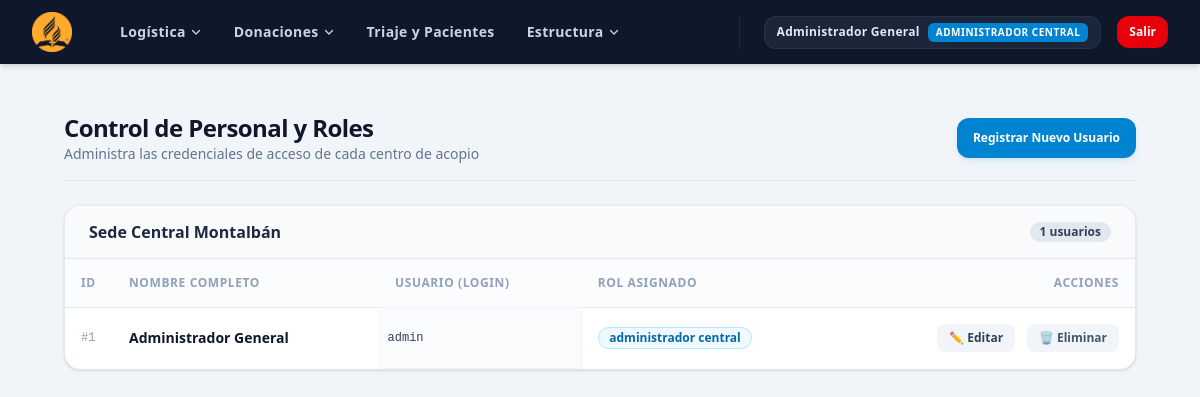
The page /gestion_usuarios.php (signed in) on the database its author committed.
### tables this page shows
CREATE TABLE `usuarios` (
  `id` int(11) NOT NULL,
  `rol_id` int(11) NOT NULL,
  `centro_id` int(11) NOT NULL,
  `nombre` varchar(120) NOT NULL,
  `correo` varchar(120) NOT NULL,
  `usuario` varchar(50) NOT NULL,
  `clave` varchar(255) NOT NULL,
  `activo` tinyint(1) DEFAULT 1
);

CREATE TABLE `roles` (
  `id` int(11) NOT NULL,
  `nombre` varchar(50) NOT NULL
);

### gestion_usuarios.php (the view, shortened to what this page needs)
<?php
include('header.php');
require_once('conexion.php');
try {
    $sql_usuarios = "SELECT u.id, u.usuario, u.nombre, u.rol_id, u.centro_id,
                            r.nombre AS rol_nombre,
                            c.nombre AS sede_nombre
                     FROM usuarios u
                     JOIN roles r ON u.rol_id = r.id
                     JOIN centros_acopio c ON u.centro_id = c.id
                     ORDER BY u.centro_id ASC, u.nombre ASC";
    $resultado_usuarios = $conn->query($sql_usuarios);
} catch (Exception $e) {
    die("Error en la consulta de datos: " . $e->getMessage());
}
$usuarios_por_sede = [];
while($user = $resultado_usuarios->fetch_assoc()) {
    $usuarios_por_sede[$user['sede_nombre']][] = $user;
}
?>
<div class="max-w-7xl mx-auto px-4 py-6 sm:px-6 lg:px-8"
     x-data="{
        modalEditar: false,
        modalEliminar: false,
        userEdit: {id: '', nombre: '', usuario: '', rol_id: '', centro_id: ''},
        userDelete: {id: '', nombre: '', usuario: ''}
     }">
    <div class="mb-6 border-b border-slate-200 pb-4 flex flex-col sm:flex-row sm:items-center sm:justify-between gap-4">
        <div>
            <h2 class="text-xl sm:text-2xl font-black text-slate-900 tracking-tight">Control de Personal y Roles</h2>
            <p class="text-sm text-slate-500 font-medium">Administra las credenciales de acceso de cada centro de acopio</p>
        </div>
        <a href="crear_usuario" class="w-full sm:w-auto bg-sky-600 hover:bg-sky-700 text-white text-xs font-bold py-3 px-4 rounded-xl transition text-center shadow-md shadow-sky-600/10">
        Registrar Nuevo Usuario
        </a>
    </div>
    <div class="space-y-8">
        <?php foreach ($usuarios_por_sede as $sede => $lista_usuarios): ?>
            <div class="bg-white rounded-2xl shadow-sm border border-slate-200 overflow-hidden">
                <div class="bg-slate-50 border-b border-slate-200 px-4 py-3.5 sm:px-6">
                    <h3 class="text-sm sm:text-base font-black text-slate-800 flex items-center gap-2">
                        <span><?php echo htmlspecialchars($sede); ?></span>
                        <span class="ml-auto bg-slate-200 text-slate-700 text-xs px-2.5 py-0.5 rounded-full font-bold">
                            <?php echo count($lista_usuarios); ?> usuarios
                        </span>
                    </h3>
                </div>
                <div class="hidden md:block overflow-x-auto">
                    <table class="w-full text-left text-sm border-collapse">
                        <thead>
                            <tr class="border-b border-slate-200 bg-slate-50/50 text-slate-400 font-bold text-xs uppercase tracking-wider">
                                <th class="p-4 w-12">ID</th>
                                <th class="p-4">Nombre Completo</th>
                                <th class="p-4">Usuario (Login)</th>
                                <th class="p-4">Rol Asignado</th>
                                <th class="p-4 text-right">Acciones</th>
                            </tr>
                        </thead>
                        <tbody class="divide-y divide-slate-100 text-slate-700">
                            <?php foreach ($lista_usuarios as $u): ?>
                                <tr class="hover:bg-slate-50/50 transition">
                                    <td class="p-4 font-mono text-xs text-slate-400">#<?php echo $u['id']; ?></td>
                                    <td class="p-4 font-bold text-slate-900"><?php echo htmlspecialchars($u['nombre']); ?></td>
                                    <td class="p-4 font-mono text-xs bg-slate-50/80 rounded px-2 py-1 max-w-fit border border-slate-100"><?php echo htmlspecialchars($u['usuario']); ?></td>
                                    <td class="p-4">
                                        <span class="inline-flex items-center px-2.5 py-0.5 rounded-full text-xs font-bold <?php echo $u['rol_id'] == 1 ? 'bg-sky-50 text-sky-700 border border-sky-200' : 'bg-amber-50 text-amber-700 border border-amber-200'; ?>">
                                            <?php echo str_replace('_', ' ', $u['rol_nombre']); ?>
                                        </span>
                                    </td>
                                    <td class="p-4 text-right space-x-2">
                                        <button @click="userEdit = {id: '<?php echo $u['id']; ?>', nombre: '<?php echo htmlspecialchars($u['nombre'], ENT_QUOTES); ?>', usuario: '<?php echo htmlspecialchars($u['usuario'], ENT_QUOTES); ?>', rol_id: '<?php echo $u['rol_id']; ?>', centro_id: '<?php echo $u['centro_id']; ?>'}; modalEditar = true;"
                                                class="text-xs bg-slate-100 hover:bg-sky-50 hover:text-sky-700 text-slate-700 font-bold py-1.5 px-3 rounded-lg transition cursor-pointer">
                                            ✏️ Editar
                                        </button>
                                        <button @click="userDelete = {id: '<?php echo $u['id']; ?>', nombre: '<?php echo htmlspecialchars($u['nombre'], ENT_QUOTES); ?>', usuario: '<?php echo htmlspecialchars($u['usuario'], ENT_QUOTES); ?>'}; modalEliminar = true;"
                                                class="text-xs bg-slate-100 hover:bg-red-50 hover:text-red-700 text-slate-600 font-bold py-1.5 px-3 rounded-lg transition cursor-pointer">
                                            🗑️ Eliminar
                                        </button>
                                    </td>
                                </tr>
                            <?php endforeach; ?>
                        </tbody>
                    </table>
                </div>
            </div>
        <?php endforeach; ?>
    </div>
</div>
</body>
</html>

### rows shown on the page
usuarios: id "1", nombre "Administrador General", usuario "admin", rol.nombre "administrador central"

### other values the page prints
$_SESSION['nombre'] "Administrador General"
str_replace('_', ' ', $_SESSION['rol']) "ADMINISTRADOR CENTRAL"
$sede "Sede Central Montalbán"
count($lista_usuarios) "1"
